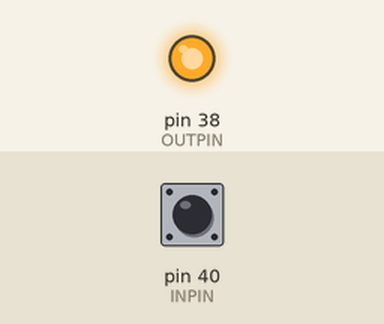
This program was run on a simulated Raspberry Pi (header pin numbers). Parts: output pins drawn as LEDs (lit = HIGH). Inputs (shaded band) come from the test bench; at power-on: pin 40 (INPIN) HIGH. What the program prints to the terminal is not drawn.

Above: at 0.1 s.
Timing chart, 0 to 1.6 s (numbered marks = the images above):
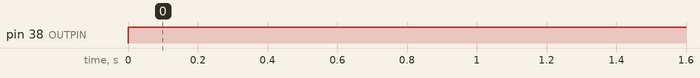

The program:

intPullUp.py
```python
from time import sleep
import RPi.GPIO as gpio

DELAY = .1
INPIN = 40
OUTPIN = 38

gpio.setmode(gpio.BOARD)
gpio.setup(OUTPIN, gpio.OUT)
gpio.setup(INPIN, gpio.IN, pull_up_down=gpio.PUD_UP)

try:
	while True:
		readVal = gpio.input(INPIN)
		print(readVal)
		while readVal == 1:
			gpio.output(OUTPIN, 1)
		if readVal == 0:
			gpio.output(OUTPIN,1)
		sleep(DELAY)

except KeyboardInterrupt:
	gpio.cleanup()
	print('\nGPIO ready to go')
```

Measured:
- by itself, pin 38 (OUTPIN): LOW → HIGH at 0.00 s
